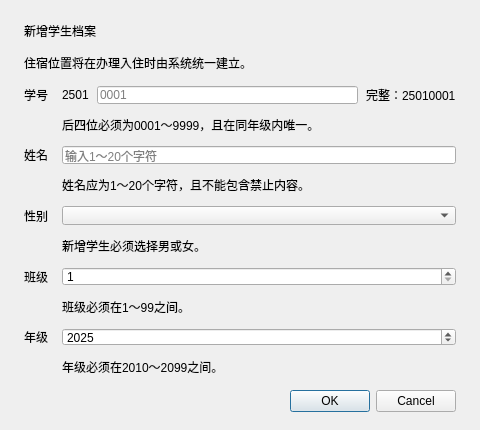
<?xml version="1.0" encoding="UTF-8"?>
<ui version="4.0">
 <class>AddStudentDialog</class>
 <widget class="QDialog" name="AddStudentDialog">
  <property name="geometry"><rect><x>0</x><y>0</y><width>480</width><height>430</height></rect></property>
  <property name="minimumSize"><size><width>440</width><height>400</height></size></property>
  <property name="windowTitle"><string>新增学生</string></property>
  <property name="modal"><bool>true</bool></property>
  <layout class="QVBoxLayout" name="dialogLayout">
   <property name="spacing"><number>14</number></property>
   <property name="leftMargin"><number>24</number></property><property name="topMargin"><number>22</number></property><property name="rightMargin"><number>24</number></property><property name="bottomMargin"><number>18</number></property>
   <item><widget class="QLabel" name="headingLabel"><property name="text"><string>新增学生档案</string></property><property name="pageHeading" stdset="0"><bool>true</bool></property></widget></item>
   <item><widget class="QLabel" name="descriptionLabel"><property name="text"><string>住宿位置将在办理入住时由系统统一建立。</string></property><property name="pageDescription" stdset="0"><bool>true</bool></property></widget></item>
   <item>
    <layout class="QFormLayout" name="formLayout">
     <property name="verticalSpacing"><number>12</number></property>
     <item row="0" column="0"><widget class="QLabel" name="studentIdLabel"><property name="text"><string>学号</string></property></widget></item><item row="0" column="1"><layout class="QHBoxLayout" name="studentIdLayout"><property name="spacing"><number>8</number></property><item><widget class="QLabel" name="studentIdPrefixLabel"><property name="text"><string>2501</string></property><property name="toolTip"><string>由年级和班级自动生成，不可编辑</string></property></widget></item><item><widget class="QLineEdit" name="studentSequenceEdit"><property name="maxLength"><number>4</number></property><property name="placeholderText"><string>0001</string></property><property name="clearButtonEnabled"><bool>true</bool></property></widget></item><item><widget class="QLabel" name="studentIdPreviewLabel"><property name="text"><string>完整：25010001</string></property></widget></item></layout></item>
     <item row="1" column="1"><widget class="QLabel" name="studentIdErrorLabel"><property name="text"><string>后四位必须为0001～9999，且在同年级内唯一。</string></property><property name="visible"><bool>false</bool></property><property name="fieldError" stdset="0"><bool>true</bool></property></widget></item>
     <item row="2" column="0"><widget class="QLabel" name="nameLabel"><property name="text"><string>姓名</string></property></widget></item><item row="2" column="1"><widget class="QLineEdit" name="nameLineEdit"><property name="maxLength"><number>20</number></property><property name="placeholderText"><string>输入1～20个字符</string></property></widget></item>
     <item row="3" column="1"><widget class="QLabel" name="nameErrorLabel"><property name="text"><string>姓名应为1～20个字符，且不能包含禁止内容。</string></property><property name="visible"><bool>false</bool></property><property name="fieldError" stdset="0"><bool>true</bool></property></widget></item>
     <item row="4" column="0"><widget class="QLabel" name="genderLabel"><property name="text"><string>性别</string></property></widget></item><item row="4" column="1"><widget class="QComboBox" name="genderCombo"/></item>
     <item row="5" column="1"><widget class="QLabel" name="genderErrorLabel"><property name="text"><string>新增学生必须选择男或女。</string></property><property name="visible"><bool>false</bool></property><property name="fieldError" stdset="0"><bool>true</bool></property></widget></item>
     <item row="6" column="0"><widget class="QLabel" name="classLabel"><property name="text"><string>班级</string></property></widget></item><item row="6" column="1"><widget class="QSpinBox" name="classSpin"><property name="minimum"><number>1</number></property><property name="maximum"><number>99</number></property></widget></item>
     <item row="7" column="1"><widget class="QLabel" name="classErrorLabel"><property name="text"><string>班级必须在1～99之间。</string></property><property name="visible"><bool>false</bool></property><property name="fieldError" stdset="0"><bool>true</bool></property></widget></item>
     <item row="8" column="0"><widget class="QLabel" name="gradeLabel"><property name="text"><string>年级</string></property></widget></item><item row="8" column="1"><widget class="QSpinBox" name="gradeSpin"><property name="minimum"><number>2010</number></property><property name="maximum"><number>2099</number></property><property name="value"><number>2025</number></property></widget></item>
     <item row="9" column="1"><widget class="QLabel" name="gradeErrorLabel"><property name="text"><string>年级必须在2010～2099之间。</string></property><property name="visible"><bool>false</bool></property><property name="fieldError" stdset="0"><bool>true</bool></property></widget></item>
    </layout>
   </item>
   <item><spacer name="dialogSpacer"><property name="orientation"><enum>Qt::Orientation::Vertical</enum></property><property name="sizeHint" stdset="0"><size><width>20</width><height>20</height></size></property></spacer></item>
   <item><widget class="QDialogButtonBox" name="buttonBox"><property name="standardButtons"><set>QDialogButtonBox::StandardButton::Cancel|QDialogButtonBox::StandardButton::Ok</set></property></widget></item>
  </layout>
 </widget>
 <customwidgets/>
 <resources/>
 <connections/>
</ui>
